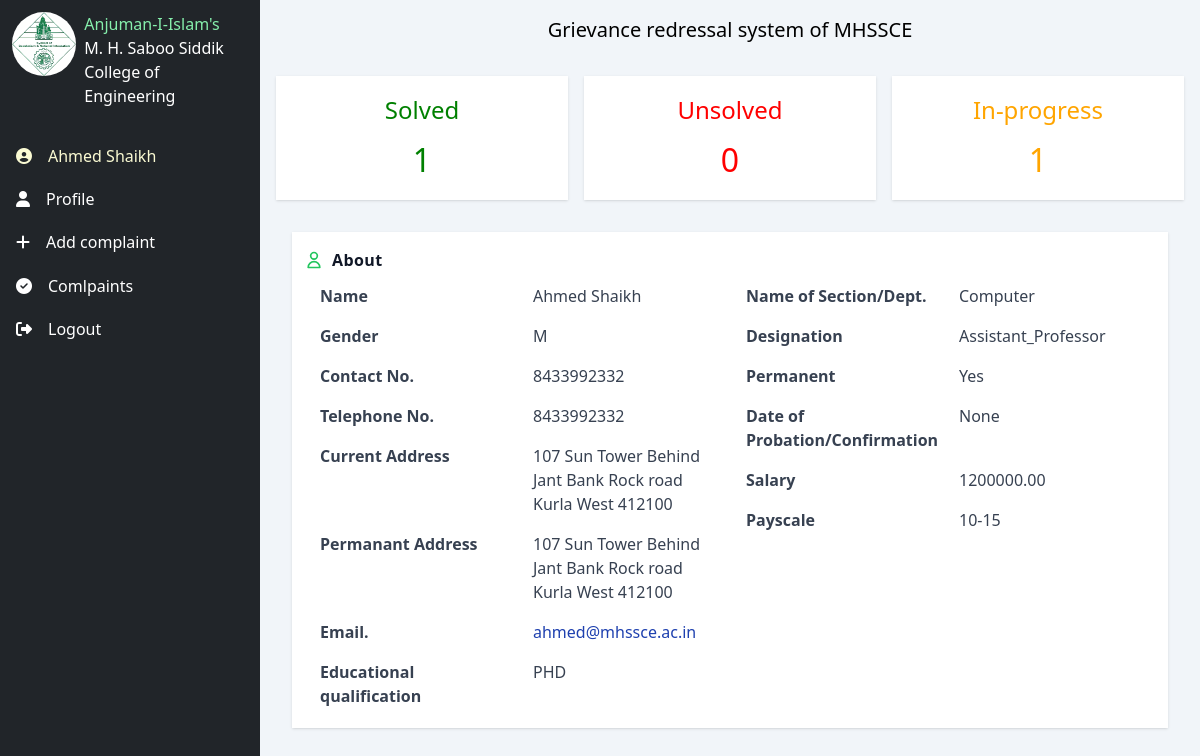
Page /faculty (signed in) on the committed database.
### login/models.py (models this page shows, shortened)
class CustomUser(AbstractUser):
    full_name = models.CharField(max_length=100, blank=True)
    role = models.CharField(max_length=50, choices=[('Review Committee', 'Review Committee'), ('Assessment Committee', 'Assessment Committee'), ('HO', 'HO'),('Faculty','Faculty')])
    gender = models.CharField(max_length=1, choices=[('M', 'Male'), ('F', 'Female'), ('O', 'Other')], blank=True)
    contact_no = models.CharField(max_length=15, blank=True)
    telephone_no = models.CharField(max_length=15, blank=True)
    current_address = models.CharField(max_length=150, blank=True)
    permanent_address = models.CharField(max_length=150, blank=True)
    educational_qualification = models.CharField(max_length=100, blank=True)
    department = models.CharField(max_length=50, blank=True)
    designation = models.CharField(max_length=50, blank=True)
    permanent_employee = models.CharField(max_length=3, choices=[('Yes', 'Yes'), ('No', 'No')], blank=True)
    date_of_probation = models.DateField(null=True, blank=True)
    salary = models.DecimalField(max_digits=10, decimal_places=2, blank=True, null=True)
    payscale = models.CharField(max_length=20, blank=True)
    class Meta:
        verbose_name = 'User'
        verbose_name_plural = 'Users'

### login/views.py (the view)
# urls.py: path("faculty",views.faculty,name="faculty"),
@login_required(login_url='login')
@cache_control(no_cache=True, must_revalidate=True,no_store=True)
def faculty(request):
    user = request.user
    solved_complaints_count = Complaint.objects.filter(user=user,status='Solved').count()
    unsolved_complaints_count = Complaint.objects.filter(user=user,status='Unsolved').count()
    progress_complaints_count = Complaint.objects.filter(user=user,status='In-Progress').count()
    count_complaints = {
    'solved':solved_complaints_count,
    'unsolved':unsolved_complaints_count,
    'progress':progress_complaints_count
    }
    return render(request,'faculty/faculty.html',context=count_complaints)

### templates/faculty/faculty.html
{% extends 'base.html'%}
{% load static %}
{% block body%}
<div id="content" class="bg-slate-100">
    <div class="text-center text-xl p-4 font-extralight">
        Grievance redressal system of MHSSCE
    </div>
    <div class="card-container">
        <div class="card shadow" style="color: green;border-radius:0;">
            <div class="card-title">Solved</div>
            <div class="card-subtitle">{{solved}}</div>
        </div>
        <div class="card shadow" style="color: red; border-radius:0;">
            <div class="card-title">Unsolved</div>
            <div class="card-subtitle">{{unsolved}}</div>
        </div>
        <div class="card shadow" style="color:orange; border-radius:0;">
            <div class="card-title">In-progress</div>
            <div class="card-subtitle">{{progress}}</div>
        </div>
    </div>
    <div id="profile">
        <div class="bg-white p-3 shadow rounded-none">
            <div class="flex items-center space-x-2 font-semibold text-gray-900 leading-8">
                <span class="text-green-500">
                    <svg class="h-5" xmlns="http://www.w3.org/2000/svg" fill="none" viewBox="0 0 24 24"
                        stroke="currentColor">
                        <path stroke-linecap="round" stroke-linejoin="round" stroke-width="2"
                            d="M16 7a4 4 0 11-8 0 4 4 0 018 0zM12 14a7 7 0 00-7 7h14a7 7 0 00-7-7z" />
                    </svg>
                </span>
                <span class="tracking-wide">About</span>
            </div>
            <div class="text-gray-700">
                <div class="grid md:grid-cols-2 text-md">
                    <div>
                        <div class="grid grid-cols-2">
                            <div class="px-4 py-2 font-semibold">Name</div>
                            <div class="px-4 py-2">{{ user.full_name}}</div>
                        </div>
                        <div class="grid grid-cols-2">
                            <div class="px-4 py-2 font-semibold">Gender</div>
                            <div class="px-4 py-2">{{ user.gender}}</div>
                        </div>
                        <div class="grid grid-cols-2">
                            <div class="px-4 py-2 font-semibold">Contact No.</div>
                            <div class="px-4 py-2">{{ user.contact_no}}</div>
                        </div>
                        <div class="grid grid-cols-2">
                            <div class="px-4 py-2 font-semibold">Telephone No.</div>
                            <div class="px-4 py-2">{{ user.telephone_no}}</div>
                        </div>
                        <div class="grid grid-cols-2">
                            <div class="px-4 py-2 font-semibold">Current Address</div>
                            <div class="px-4 py-2">{{ user.current_address}}</div>
                        </div>
                        <div class="grid grid-cols-2">
                            <div class="px-4 py-2 font-semibold">Permanant Address</div>
                            <div class="px-4 py-2">{{ user.permanent_address}}
                            </div>
                        </div>
                        <div class="grid grid-cols-2">
                            <div class="px-4 py-2 font-semibold">Email.</div>
                            <div class="px-4 py-2">
                                <a class="text-blue-800" href="mailto:jane@example.com">{{ user.email}}</a>
                            </div>
                        </div>
                        <div class="grid grid-cols-2">
                            <div class="px-4 py-2 font-semibold">Educational qualification</div>
                            <div class="px-4 py-2">{{ user.educational_qualification}}</div>
                        </div>
                    </div>
                    <div>
                        <div class="grid grid-cols-2">
                            <div class="px-4 py-2 font-semibold">Name of Section/Dept.</div>
                            <div class="px-4 py-2">{{ user.department}}</div>
                        </div>
                        <div class="grid grid-cols-2">
                            <div class="px-4 py-2 font-semibold">Designation</div>
                            <div class="px-4 py-2">{{ user.designation}}</div>
                        </div>
                        <div class="grid grid-cols-2">
                            <div class="px-4 py-2 font-semibold">Permanent</div>
                            <div class="px-4 py-2">{{ user.permanent_employee}}</div>
                        </div>
                        <div class="grid grid-cols-2">
                            <div class="px-4 py-2 font-semibold">Date of Probation/Confirmation</div>
                            <div class="px-4 py-2">{{ user.date_of_probation}}</div>
                        </div>
                        <div class="grid grid-cols-2">
                            <div class="px-4 py-2 font-semibold">Salary</div>
                            <div class="px-4 py-2">{{ user.salary}}</div>
                        </div>
                        <div class="grid grid-cols-2">
                            <div class="px-4 py-2 font-semibold">Payscale</div>
                            <div class="px-4 py-2">{{ user.payscale}}</div>
                        </div>
                    </div>
                </div>
            </div>
        </div>
        {% endblock%}

### templates/base.html (shortened to what this page needs)
{% load static %}
<!DOCTYPE html>
<html lang="en">
<head>
    <link rel="stylesheet" href="{% static 'src/out.css'%}">
    <link rel="stylesheet" href="{% static 'src/styles.css'%}">
</head>
<body>
    <div id="container">
        {% block sidebar%}
        <div id="sidenav" class="">
            <div class="p-1 mt-2 mx-2 flex gap-2">
                <img src="{% static 'img/logo-hq.png'%}" class="h-16 rounded-full">
                <div class="flex-col">
                    <span class="text-green-300">Anjuman-I-Islam's</span><br>
                    <span>M. H. Saboo Siddik</span><br>
                    <span>College of Engineering</span>
                </div>
            </div>
            <nav>
                <ul>
                    <div class="nav-link"><span><i class="fa-solid fa-circle-user"
                                style="color: lightgoldenrodyellow;"></i></span>
                        <li style="color: lightgoldenrodyellow;"> {{user.full_name}}</li>
                    </div>
                    <div class="nav-link"><span><i class="fa-solid fa-user" style="color: #ffffff;"></i></span>
                        <li><a href="{% url 'faculty'%}">Profile</a></li>
                    </div>
                    <div class="nav-link"><span><i class="fa-solid fa-plus" style="color: #ffffff;"></i></span>
                        <li><a href="{% url 'add/complaint'%}">Add complaint</a></li>
                    </div>
                    <div class="nav-link"><span><i class="fa-solid fa-circle-check" style="color: #ffffff;"></i></span>
                        <li><a href="{% url 'view/MyComplaints'%}">Comlpaints</a></li>
                    </div>
                    <div class="nav-link"><span><i class="fa-solid fa-right-from-bracket"
                                style="color: #ffffff;"></i></span>
                        <li><a href="{% url 'logout' %}">Logout</a></li>
                    </div>
                </ul>
            </nav>
        </div>
        {% endblock%}
        {% block body %}
        {% endblock %}
    </div>
</body>
</html>

### static/src/out.css (style rules this page uses)
html { line-height: 1.5; -webkit-text-size-adjust: 100%; -moz-tab-size: 4; -o-tab-size: 4; tab-size: 4; font-family: ui-sans-serif, system-ui, -apple-system, BlinkMacSystemFont, "Segoe UI", Roboto, "Helvetica Neue", Arial, "Noto Sans", sans-serif, "Apple Color Emoji", "Segoe UI Emoji", "Segoe UI Symbol", "Noto Color Emoji"; font-feature-settings: normal; font-variation-settings: normal; }
body { margin: 0; line-height: inherit; }
a { color: inherit; text-decoration: inherit; }
ol, ul, menu { list-style: none; margin: 0; padding: 0; }
img, svg, video, canvas, audio, iframe, embed, object { display: block; vertical-align: middle; }
img, video { max-width: 100%; height: auto; }
.mx-2 { margin-left: 0.5rem; margin-right: 0.5rem; }
.mt-2 { margin-top: 0.5rem; }
.flex { display: flex; }
.grid { display: grid; }
.h-16 { height: 4rem; }
.h-5 { height: 1.25rem; }
.grid-cols-2 { grid-template-columns: repeat(2, minmax(0, 1fr)); }
.flex-col { flex-direction: column; }
.items-center { align-items: center; }
.gap-2 { gap: 0.5rem; }
.space-x-2 > :not([hidden]) ~ :not([hidden]) { --tw-space-x-reverse: 0; margin-right: calc(0.5rem * var(--tw-space-x-reverse)); margin-left: calc(0.5rem * calc(1 - var(--tw-space-x-reverse))); }
.rounded-full { border-radius: 9999px; }
.rounded-none { border-radius: 0px; }
.bg-slate-100 { --tw-bg-opacity: 1; background-color: rgb(241 245 249 / var(--tw-bg-opacity)); }
.bg-white { --tw-bg-opacity: 1; background-color: rgb(255 255 255 / var(--tw-bg-opacity)); }
.p-1 { padding: 0.25rem; }
.p-3 { padding: 0.75rem; }
.p-4 { padding: 1rem; }
.px-4 { padding-left: 1rem; padding-right: 1rem; }
.py-2 { padding-top: 0.5rem; padding-bottom: 0.5rem; }
.text-center { text-align: center; }
.text-xl { font-size: 1.25rem; line-height: 1.75rem; }
.font-extralight { font-weight: 200; }
.font-semibold { font-weight: 600; }
.leading-8 { line-height: 2rem; }
.tracking-wide { letter-spacing: 0.025em; }
.text-blue-800 { --tw-text-opacity: 1; color: rgb(30 64 175 / var(--tw-text-opacity)); }
.text-gray-700 { --tw-text-opacity: 1; color: rgb(55 65 81 / var(--tw-text-opacity)); }
.text-gray-900 { --tw-text-opacity: 1; color: rgb(17 24 39 / var(--tw-text-opacity)); }
.text-green-300 { --tw-text-opacity: 1; color: rgb(134 239 172 / var(--tw-text-opacity)); }
.text-green-500 { --tw-text-opacity: 1; color: rgb(34 197 94 / var(--tw-text-opacity)); }
.shadow { --tw-shadow: 0 1px 3px 0 rgb(0 0 0 / 0.1), 0 1px 2px -1px rgb(0 0 0 / 0.1); --tw-shadow-colored: 0 1px 3px 0 var(--tw-shadow-color), 0 1px 2px -1px var(--tw-shadow-color); box-shadow: var(--tw-ring-offset-shadow, 0 0 #0000), var(--tw-ring-shadow, 0 0 #0000), var(--tw-shadow); }
@media (min-width: 768px) { .md\:grid-cols-2 { grid-template-columns: repeat(2, minmax(0, 1fr)); } }

### static/src/styles.css (style rules this page uses)
body { margin: 0; height: 100%; font-family: system-ui, -apple-system, BlinkMacSystemFont, 'Segoe UI', Roboto, Oxygen, Ubuntu, Cantarell, 'Open Sans', 'Helvetica Neue', sans-serif; }
html { height: 100%; }
#container { display: grid; height: 100%; grid-template-columns: calc(200px + 5vw) 1fr; }
#sidenav { background-color: #212529; height: 100%; color: white; display: flex; flex-direction: column; align-items: center !important; }
#content { overflow-y: scroll; }
nav { width: 100% !important; margin-left: 2rem !important; padding-top: 2rem !important; }
nav ul { display: flex; flex-direction: column; gap: 1.2rem; list-style-type: none; font-size: calc(10px + 0.5vw); }
ul li { flex: 1; }
nav ul li a { text-decoration: none; color: white; }
.nav-link { display: flex; gap: 1rem; width: 100%; }
.card-container { display: flex; gap: 1rem; margin-left: 1rem; margin-right: 1rem; margin-top: 1rem; }
.card { flex: 1; padding: 1rem; background-color: white; }
.card-title { text-align: center; font-size: 1.5rem; }
.card-subtitle { margin-top: 0.5rem; text-align: center; font-size: 2rem; }
#profile { margin:1rem; padding:1rem; }

### rows in the picture
CustomUser: full_name "Ahmed Shaikh", gender "M", contact_no "8433992332", telephone_no "8433992332", current_address "107 Sun Tower Behind Jant Bank Rock road Kurla West 412100", permanent_address "107 Sun Tower Behind Jant Bank Rock road Kurla West 412100", email "ahmed@mhssce.ac.in", educational_qualification "PHD", department "Computer", designation "Assistant_Professor", permanent_employee "Yes", date_of_probation "None", salary "1200000.00", payscale "10-15"

### other values in the picture
{{ solved }} "1"
{{ unsolved }} "0"
{{ progress }} "1"
